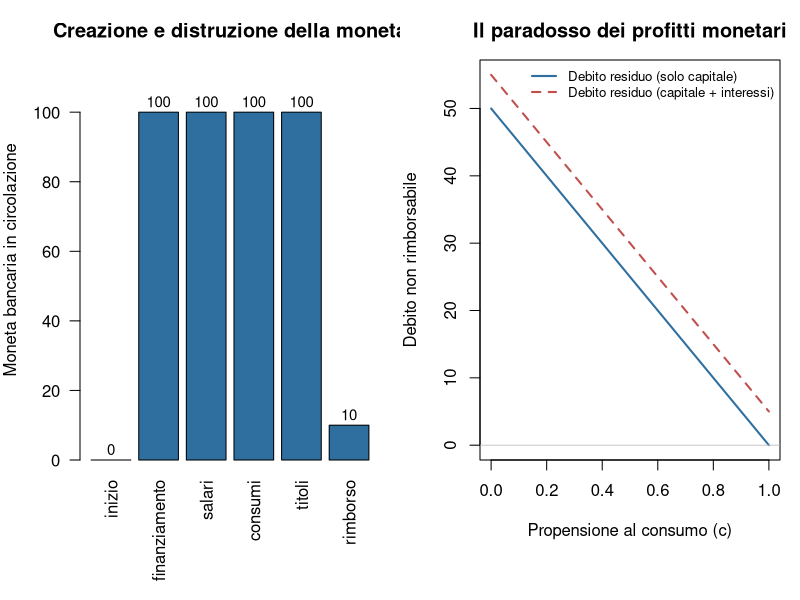

R code for this plot:
# ~~~~~~~~~~~~~~~~~~~~~~~~~~~~~~~~~~~~~~~~~~~~~~~~~~~~~~~~~~~~~~~~~~~~~
# Il circuito monetario di Graziani - versione base tradizionale
# ~~~~~~~~~~~~~~~~~~~~~~~~~~~~~~~~~~~~~~~~~~~~~~~~~~~~~~~~~~~~~~~~~~~~~
# Modello didattico a "fasi" di un circuito monetario chiuso.
# I soggetti del modello sono banche, imprese e lavoratori; il mercato
# dei beni e il mercato finanziario rappresentano i luoghi attraverso
# cui avvengono rispettivamente i consumi e gli scambi di attività
# finanziarie.
#
# Il modello mostra la creazione della moneta come flusso endogeno
# (finanziamento iniziale), il riflusso della moneta alle imprese via
# consumi (mercato dei beni) e acquisto di titoli (mercato finanziario),
# la distruzione della moneta con il rimborso dei prestiti e il
# "paradosso dei profitti monetari".
#
# Fasi del circuito:
#   0. Stato iniziale: nessuna moneta in circolazione.
#   1. Finanziamento iniziale: le banche prestano F alle imprese; nascono
#      depositi per F (moneta creata "dal nulla").
#   2. Produzione e salari: le imprese pagano W = F ai lavoratori.
#   3. Consumi (mercato dei beni): i lavoratori spendono c*W; la moneta
#      torna alle imprese passando per il mercato dei beni.
#   4. Titoli (mercato finanziario): dei risparmi (1-c)*W una quota
#      lambda viene impiegata per acquistare titoli emessi dalle imprese;
#      il resto (1-lambda)*(1-c)*W resta tesaurizzato come depositi.
#   5. Riflusso alle banche: le imprese rimborsano i prestiti nei limiti
#      della liquidità effettivamente rifluita; la moneta corrispondente
#      viene distrutta.
#
# Identita' chiave:  R + H = W = F, dove
#   R = W*(c + lambda*(1-c))   (moneta che rifluisce alle imprese)
#   H = W*(1-lambda)*(1-c)     (moneta tesaurizzata dai lavoratori)
#
# Nel modello, la moneta che non rifluisce (H) coincide con il capitale
# del prestito che le imprese non possono rimborsare. L'interesse
# monetario i*W non è stato creato nel circuito e quindi non può essere
# rimborsato nel circuito chiuso.
# ~~~~~~~~~~~~~~~~~~~~~~~~~~~~~~~~~~~~~~~~~~~~~~~~~~~~~~~~~~~~~~~~~~~~~

# ~~~~~~~~~~~~~~~~~~~~~~~~~~~~~~~~~~~~~~~~~~~~~~~~~~~~~~~~~~~~~~~~~~~~~
# Simula un circuito monetario completo.
#
# Dati:
#   F       finanziamento iniziale concesso dalle banche alle imprese;
#   c       propensione al consumo dei lavoratori;
#   lambda  quota del risparmio investita in titoli d'impresa;
#   i       tasso d'interesse sul prestito bancario.
#
# La funzione ricostruisce le principali fasi del circuito monetario:
# creazione della moneta bancaria, pagamento dei salari, riflusso della
# moneta alle imprese tramite consumi e acquisto di titoli, rimborso dei
# prestiti e distruzione della moneta corrispondente.
#
# Restituisce:
#   money   depositi bancari complessivamente in circolazione al termine
#           di ciascuna fase del circuito;
#   summary principali grandezze economiche del modello, comprese la
#           quota di prestito non rimborsabile e il debito residuo
#           comprensivo degli interessi.
# ~~~~~~~~~~~~~~~~~~~~~~~~~~~~~~~~~~~~~~~~~~~~~~~~~~~~~~~~~~~~~~~~~~~~~

# Crea la funzione che genera il circuito (vedi sopra) ####
run_circuit <- function(F = 100, c = 0.80, lambda = 0.50, i = 0.05) {
  
  # Ipotesi semplificatrice: l'intero finanziamento iniziale è utilizzato
  # per pagare il monte salari.
  W <- F
  
  consumo   <- c * W                      # Consumo dei lavoratori
  risparmio <- (1 - c) * W                # Risparmio dei lavoratori
  titoli    <- lambda * risparmio         # Acquisto di titoli emessi dalle imprese
  hoard     <- (1 - lambda) * risparmio   # Depositi tesaurizzati dai lavoratori
  riflusso  <- consumo + titoli           # Moneta che rifluisce alle imprese
  
  # Moneta (depositi) in circolazione al termine di ciascuna fase
  money <- c(
    "0. inizio"        = 0,
    "1. finanziamento" = F,
    "2. salari"        = F,
    "3. consumi"       = F,
    "4. titoli"        = F,
    "5. rimborso"      = F - riflusso
  )
  
  interesse      <- i * F                       # Interessi dovuti sul prestito
  debito_residuo <- F - riflusso                # Capitale non rimborsato
  debito_res_int <- debito_residuo + interesse  # Capitale residuo + interessi
  
  # Crea lista variabili salvate
  summary <- list(
    monte_salari_W               = W,
    consumo                      = consumo,
    risparmio                    = risparmio,
    titoli_acquistati            = titoli,
    tesaurizzazione_H            = hoard,
    riflusso_totale_R            = riflusso,
    moneta_residua_in_circolo    = F - riflusso,
    interesse_dovuto             = interesse,
    debito_residuo_capitale      = debito_residuo,
    debito_residuo_con_interessi = debito_res_int
  )
  
  list(money = money, summary = summary)
}

# Visualizza i risultati nella Console ####
print_report <- function(F = 100, c = 0.80, lambda = 0.50, i = 0.05) {
  res <- run_circuit(F, c, lambda, i)
  cat(sprintf("Parametri: F=%.1f  c=%.2f  lambda=%.2f  i=%.2f\n\n", F, c, lambda, i))
  cat("Moneta in circolazione (depositi) per fase del circuito:\n")
  for (nm in names(res$money))
    cat(sprintf("  %-18s %8.2f\n", nm, res$money[[nm]]))
  cat("\nGrandezze di sintesi:\n")
  for (nm in names(res$summary))
    cat(sprintf("  %-30s %8.2f\n", nm, res$summary[[nm]]))
  stopifnot(abs(res$summary$riflusso_totale_R +
                  res$summary$tesaurizzazione_H -
                  res$summary$monte_salari_W) < 1e-9)
  cat(sprintf("\nVerifica identita' R + H = W: OK (%.2f + %.2f = %.2f)\n",
              res$summary$riflusso_totale_R,
              res$summary$tesaurizzazione_H,
              res$summary$monte_salari_W))
  invisible(res)
}

# Stampa i grafici ####
plot_figures <- function(F = 100, c = 0.80, lambda = 0.50, i = 0.05,
                         outfile = "figures/circuit_reflux.png") {
  res   <- run_circuit(F, c, lambda, i)
  money <- res$money
  op <- par(mfrow = c(1, 2), mar = c(7, 4, 3, 1))
  
  # Pannello 1: moneta in circolazione per fase
  bp <- barplot(money, col = "#2f6f9f", las = 2,
                ylab = "Moneta bancaria in circolazione",
                main = "Creazione e distruzione della moneta",
                ylim = c(0, F * 1.15),
                names.arg = sub("^[0-9]+\\. ", "", names(money)))
  text(bp, money + F * 0.03, labels = sprintf("%.0f", money), cex = 0.9)
  
  # Pannello 2: debito residuo al variare della propensione al consumo
  cs <- seq(0, 1, by = 0.01)
  residuo     <- sapply(cs, function(cc) run_circuit(F, cc, lambda, i)$summary$debito_residuo_capitale)
  residuo_int <- sapply(cs, function(cc) run_circuit(F, cc, lambda, i)$summary$debito_residuo_con_interessi)
  plot(cs, residuo, type = "l", lwd = 2, col = "#2f6f9f",
       xlab = "Propensione al consumo (c)", ylab = "Debito non rimborsabile",
       main = "Il paradosso dei profitti monetari",
       ylim = range(0, residuo_int))
  lines(cs, residuo_int, lwd = 2, lty = 2, col = "#c0504d")
  abline(h = 0, col = "grey", lwd = 0.8)
  legend("topright", bty = "n", cex = 0.8,
         legend = c("Debito residuo (solo capitale)",
                    "Debito residuo (capitale + interessi)"),
         col = c("#2f6f9f", "#c0504d"), lwd = 2, lty = c(1, 2))
  
  par(op)
  
}

# Esecuzione da riga di comando: mostra tutto ####
print_report()
plot_figures()
